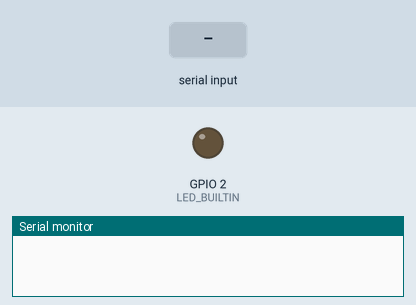
Recording of a sketch running on a simulated ESP8266 (NodeMCU). Shown: output pins drawn as LEDs (lit = HIGH, except the on-board LED, lit = LOW), the last lines printed to the serial monitor. The inputs (shaded band) are chosen by the test bench. WiFi joins after 1.5 s; servers stay silent unless stated.

Above: at 1.2 s.
1.3 s: "C" received over Serial
At 4.0 s:
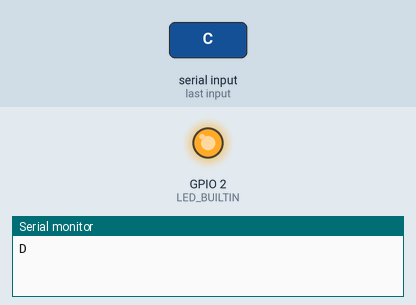
4.3 s: "O" received over Serial
At 5.7 s:
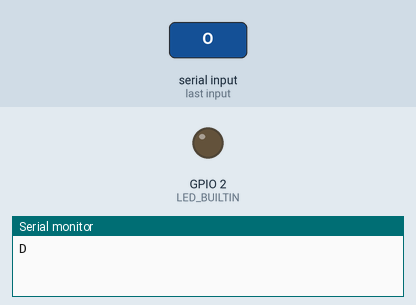
Timing chart, 0 to 7.3 s (numbered marks = the images above; inputs shaded):
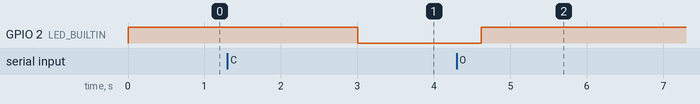

Measured:
- after the input at 1.3 s, GPIO 2 (LED_BUILTIN): HIGH → LOW after 1.7 s
- after the input at 4.3 s, GPIO 2 (LED_BUILTIN): LOW → HIGH after 0.32 s

The sketch:

ESP_Transmiter_UDP.ino
```cpp
#include <ESP8266WiFi.h>
#include <WiFiUDP.h>

// Definiciones del programa
#define Refresh 10              // Refresco del puerto serial
#define WIFISendData 50         // Refresco entre envio de los datos
#define WIFITime 500            // Intervalo de verificación para el control de la conexion WIFI
#define InputDataTimeOut 50     // Timeout para cuando no se reciban datos por el websocket

//access point network credentials
const char* ssid = "DH_01";
const char* password = "123456789";

// Host y port para la comunicación con el socket del ESP8266 receptor ***
const char* host = "192.168.2.220";
const uint16_t port = 8080;

// Variables de uso general *******************
bool WIFIConnect = false;
bool TryConnect = false;
bool ServeConnect = false;
bool reciveMotorOn = false;

// Variables Pitch, Roll and Yaw para la obtención de angulos de inclinación
float pitch = 0;    // Incremento en Y
float roll = 0;     // Incremento en X
float yaw = 0;      // Incremento en Z
float BatteryVoltage = 0;
bool ReadMotor = false;
bool MotorStateBuffer = false;
bool ChargerConnect = false;

// Variables para la comunicación con el ESP *****
unsigned char *pitchData = (unsigned char *)&pitch;
unsigned char *rollData = (unsigned char *)&roll;
unsigned char *yawData = (unsigned char *)&yaw;
unsigned char *BatteryVoltageData = (unsigned char *)&BatteryVoltage;

// Variables de control de ejecución **********
unsigned long CurrentTime = 0;
unsigned long SerialTime = 0;
unsigned long WIFIControllerTime = 0;
unsigned long WIFISendUDP = 0;
unsigned long DataTimeout = 0;

// Configuración de red para el ESP8266 **********************
IPAddress local_IP(192, 168, 2, 220);
IPAddress gateway(192, 168, 2, 1);
IPAddress subnet(255, 255, 255, 0);

// Puerto para el web socket *********************************
unsigned int UDPPort = 8080;      // local port to listen on
WiFiUDP Udp;

void WIFIClientHandler() {
  digitalWrite(LED_BUILTIN, LOW);
  ServeConnect = true;
  // Envio de los datos ***********************
  Udp.beginPacket(local_IP, UDPPort);
  for (int i = 0; i <= 3; i++)
    Udp.write(pitchData[i]);
  for (int i = 0; i <= 3; i++)
    Udp.write(rollData[i]);
  for (int i = 0; i <= 3; i++)
    Udp.write(yawData[i]);
  for (int i = 0; i <= 3; i++)
    Udp.write(BatteryVoltageData[i]);
  Udp.endPacket();                                              // this will automatically send the data
  //delay(10);
  // Envio de los comandos *********************
  Udp.beginPacket(local_IP, UDPPort);
  // Envia el estado actual del cargador **********
  if (ChargerConnect) {
    Udp.write('Y');
  } else {
    Udp.write('N');
  }
  Udp.endPacket();
  //delay(10);
  // Envia solicitud de estado para el motor ********
  Udp.beginPacket(local_IP, UDPPort);
  if (!reciveMotorOn) {
    Udp.write('m');
  } else {
    Udp.write('M');
  }
  Udp.endPacket();

  // Recibe el estado del motor *********************
  DataTimeout = millis();
  while (true) {
    int packetSize = Udp.parsePacket();
    //Serial.println( packetSize);
    if (packetSize == 1) {
      // read the packet
      char data = Udp.read();
      if (data == 'M') {
        if (!ReadMotor) {
          reciveMotorOn = true;
          ReadMotor = true;
          MotorStateBuffer = true;
        }
      }
      if (data == 'm') {
        reciveMotorOn = false;
        ReadMotor = false;
      }
      break;                                                    // exit the while-loop
    }
    if ((millis() - DataTimeout) > InputDataTimeOut) {          // Si transcurren 50 mS sin recibir nada, se sale del bucle
      break;                                                    // exit
    }
  }
}

void ReadBytes() {
  while (Serial.available() < 16) {
    continue;
  }
  for (int i = 3; i >= 0; i--)
    pitchData[i] = Serial.read();
  for (int i = 3; i >= 0; i--)
    rollData[i] = Serial.read();
  for (int i = 3; i >= 0; i--)
    yawData[i] = Serial.read();
  for (int i = 3; i >= 0; i--)
    BatteryVoltageData[i] = Serial.read();
}
void SerialHandler() {
  char data;
  if (Serial.available() > 0) {
    data = Serial.read();
    switch (data) {
      case 'C': // Solicitud de conectarse con el receptor
        WIFIConnect = true;
        if (ServeConnect) {
          Serial.print('C');
        } else {
          Serial.print('D');
        }
        break;
      case 'S':
        ReadBytes();
        break;
      case 'O': // Apaga el WIFI
        WIFIConnect = false;
        break;
      case 'Y':
        ChargerConnect = true;
        break;
      case 'N':
        ChargerConnect = false;
        break;
      case 'M':
        ReadMotor = false;
        if (MotorStateBuffer) {
          Serial.print('M');
          MotorStateBuffer = false;
        } else {
          Serial.print('m');
        }
        break;
    }
  }
}
void WIFIConectionController() {
  if (WIFIConnect) {
    if (WiFi.status() == WL_DISCONNECTED) { // Si el WIFI esta apagado, lo enciende
      WiFi.mode(WIFI_AP_STA);
    }
    if (WiFi.status() != WL_CONNECTED) { //Si no esta conectado intenta conectarse *****************
      ServeConnect = false; // Server desconectado (Conexión perdida o intentando conectar WIFI)
      if (!TryConnect) {
        //Serial.print("Connecting to ");
        //Serial.println(ssid);
        WiFi.begin(ssid, password);
        TryConnect = true;
      } else {
        if ((WiFi.status() == WL_CONNECT_FAILED) || (WiFi.status() == WL_NO_SSID_AVAIL) ) {
          //Serial.println("Failed to connect. Trying again");
          TryConnect = false;
        }
      }
    }
    if (WiFi.status() == WL_CONNECTED) {
      if (TryConnect) {
        //        Serial.println("");
        //        Serial.println("WiFi connected");
        //        Serial.println("IP address: ");
        //        Serial.println(WiFi.localIP());
        TryConnect = false;
      }
    }
  } else {
    ServeConnect = false; // Server desconectado (WIFI apagado)
    WiFi.mode(WIFI_OFF);
  }
}
void setup() {
  // Inicializacion del puerto serial
  Serial.begin(9600);
  // Modo inicial WIFI apagado ************
  WiFi.mode(WIFI_OFF);
  // LED para indicar el envio de datos
  pinMode(LED_BUILTIN, OUTPUT);
  Udp.begin(UDPPort);
}

void loop() {
  digitalWrite(LED_BUILTIN, HIGH);
  // Client Handler
  if (WiFi.status() == WL_CONNECTED) {
    // Controlador de envio de datos ******
    if ((CurrentTime - WIFISendUDP) > WIFISendData) {
      WIFIClientHandler();
      WIFISendUDP = CurrentTime;
    }
  }
  CurrentTime = millis();
  // Controlador de comunicación serial **************
  if ((CurrentTime - SerialTime) > Refresh) {
    SerialHandler();
    SerialTime = CurrentTime;
  }
  // Controlador de conexión a red ******
  if ((CurrentTime - WIFIControllerTime) > WIFITime) {
    WIFIConectionController();
    WIFIControllerTime = CurrentTime;
  }
}
```
